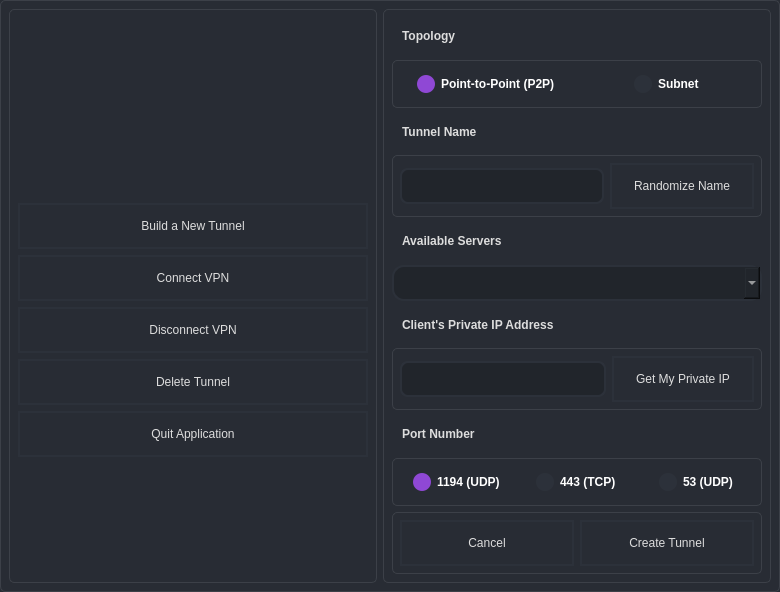
<?xml version="1.0" encoding="UTF-8"?>
<ui version="4.0">
 <class>MainWindow</class>
 <widget class="QMainWindow" name="MainWindow">
  <property name="geometry">
   <rect>
    <x>0</x>
    <y>0</y>
    <width>780</width>
    <height>592</height>
   </rect>
  </property>
  <property name="windowTitle">
   <string>Guardians of the Gateway - Tunnel Vision</string>
  </property>
  <property name="styleSheet">
   <string notr="true">/* Global QWidget settings */
QWidget {
    color: #DDD;
    font: 12pt &quot;Ubuntu&quot;;
    background-color: #282C34;
    border: 1px solid #3C4048;
    border-radius: 5px;
    padding: 7px;
}

/* Main Window */
QMainWindow {
    border: none;
}

/* ToolTips */
QToolTip {
    color: #FFF;
    background-color: #3C4048;
    border: 1px solid #8F48D5;
    border-radius: 5px;
    padding: 7px;
}

/* PushButton */
QPushButton {
    border: 2px solid #2C313A;
    background-color: transparent;
    padding: 14px 22px;
    border-radius: 25px;
    outline: none;
}

QPushButton:hover {
    background-color: #3C4048;
    border: 2px solid #8F48D5;
    color: #FFF;
}

QPushButton:pressed {
    background-color: #8F48D5;
    color: #FFF;
}

/* Labels */
QLabel {
    color: #DDD;
    border: none;
    font: bold;
}

/* RadioButton */
QRadioButton {
    color: #FFF;
    font: bold;
    border: none;
}

QRadioButton::indicator {
    width: 18px;
    height: 18px;
    border-radius: 9px;
}

QRadioButton::indicator:unchecked {
    background-color: #2C313A;
}

QRadioButton::indicator:checked {
    background-color: #8F48D5;
}

QRadioButton::indicator:hover {
    background-color: #3C4048;
}

/* QLineEdit */
QLineEdit {
    background-color: #21252B;
    border: 2px solid #2C313A;
    color: #DDD;
    padding: 8px;
    border-radius: 8px;
}

QLineEdit:hover {
    border: 2px solid #8F48D5;
}

/* ComboBox */
QComboBox {
    background-color: #21252B;
    border: 2px solid #2C313A;
    border-radius: 12px;
    padding: 8px;
    padding-left: 10px;
}

QComboBox:hover {
    border: 2px solid #8F48D5;
}

QComboBox::drop-down {
    subcontrol-origin: padding;
    subcontrol-position: top right;
    width: 25px;
    border-left-width: 3px;
    border-left-color: rgba(39, 44, 54, 150);
    border-left-style: solid;
    border-top-right-radius: 3px;
    border-bottom-right-radius: 3px;
    background-image: url(&quot;resources/ui/icons/arrow-down.svg&quot;);
    background-position: center;
    background-repeat: no-repeat;
}

QComboBox QAbstractItemView {
    color: #DDD;
    background-color: #21252B;
    padding: 10px;
    selection-background-color: #8F48D5;
}
</string>
  </property>
  <widget class="QWidget" name="centralwidget">
   <layout class="QHBoxLayout" name="horizontalLayout">
    <item>
     <widget class="QWidget" name="wgtMainMenu" native="true">
      <layout class="QVBoxLayout" name="verticalLayout">
       <item alignment="Qt::AlignHCenter">
        <widget class="QLabel" name="lblConnectionStatus">
         <property name="text">
          <string/>
         </property>
        </widget>
       </item>
       <item alignment="Qt::AlignHCenter">
        <widget class="QLabel" name="lblLogo">
         <property name="text">
          <string/>
         </property>
         <property name="scaledContents">
          <bool>true</bool>
         </property>
        </widget>
       </item>
       <item>
        <spacer name="verticalSpacer">
         <property name="orientation">
          <enum>Qt::Vertical</enum>
         </property>
         <property name="sizeHint" stdset="0">
          <size>
           <width>20</width>
           <height>40</height>
          </size>
         </property>
        </spacer>
       </item>
       <item alignment="Qt::AlignHCenter">
        <widget class="QPushButton" name="btnBuildNewTunnel">
         <property name="minimumSize">
          <size>
           <width>350</width>
           <height>0</height>
          </size>
         </property>
         <property name="maximumSize">
          <size>
           <width>350</width>
           <height>16777215</height>
          </size>
         </property>
         <property name="text">
          <string>Build a New Tunnel</string>
         </property>
        </widget>
       </item>
       <item alignment="Qt::AlignHCenter">
        <widget class="QPushButton" name="btnConnectVPN">
         <property name="minimumSize">
          <size>
           <width>350</width>
           <height>0</height>
          </size>
         </property>
         <property name="maximumSize">
          <size>
           <width>350</width>
           <height>16777215</height>
          </size>
         </property>
         <property name="text">
          <string>Connect VPN</string>
         </property>
        </widget>
       </item>
       <item alignment="Qt::AlignHCenter">
        <widget class="QPushButton" name="btnDisconnectVPN">
         <property name="minimumSize">
          <size>
           <width>350</width>
           <height>0</height>
          </size>
         </property>
         <property name="maximumSize">
          <size>
           <width>350</width>
           <height>16777215</height>
          </size>
         </property>
         <property name="text">
          <string>Disconnect VPN</string>
         </property>
        </widget>
       </item>
       <item alignment="Qt::AlignHCenter">
        <widget class="QPushButton" name="btnDeleteTunnel">
         <property name="minimumSize">
          <size>
           <width>350</width>
           <height>0</height>
          </size>
         </property>
         <property name="maximumSize">
          <size>
           <width>350</width>
           <height>16777215</height>
          </size>
         </property>
         <property name="text">
          <string>Delete Tunnel</string>
         </property>
        </widget>
       </item>
       <item alignment="Qt::AlignHCenter">
        <widget class="QPushButton" name="btnQuitApplication">
         <property name="minimumSize">
          <size>
           <width>350</width>
           <height>0</height>
          </size>
         </property>
         <property name="maximumSize">
          <size>
           <width>350</width>
           <height>16777215</height>
          </size>
         </property>
         <property name="text">
          <string>Quit Application</string>
         </property>
        </widget>
       </item>
       <item>
        <spacer name="verticalSpacer_2">
         <property name="orientation">
          <enum>Qt::Vertical</enum>
         </property>
         <property name="sizeHint" stdset="0">
          <size>
           <width>20</width>
           <height>40</height>
          </size>
         </property>
        </spacer>
       </item>
      </layout>
     </widget>
    </item>
    <item>
     <widget class="QWidget" name="wgtConfiguration" native="true">
      <layout class="QVBoxLayout" name="verticalLayout_2">
       <item>
        <widget class="QLabel" name="lblTopology">
         <property name="text">
          <string>Topology</string>
         </property>
        </widget>
       </item>
       <item alignment="Qt::AlignTop">
        <widget class="QFrame" name="frmTopology">
         <property name="frameShape">
          <enum>QFrame::NoFrame</enum>
         </property>
         <property name="frameShadow">
          <enum>QFrame::Raised</enum>
         </property>
         <layout class="QHBoxLayout" name="horizontalLayout_2">
          <property name="leftMargin">
           <number>0</number>
          </property>
          <property name="topMargin">
           <number>0</number>
          </property>
          <property name="rightMargin">
           <number>0</number>
          </property>
          <property name="bottomMargin">
           <number>0</number>
          </property>
          <item alignment="Qt::AlignHCenter">
           <widget class="QRadioButton" name="radP2P">
            <property name="toolTip">
             <string>Best for direct connections between two systems. Low-latency
                                                        but less flexible.
                                                    </string>
            </property>
            <property name="text">
             <string>Point-to-Point (P2P)</string>
            </property>
            <property name="checked">
             <bool>true</bool>
            </property>
           </widget>
          </item>
          <item alignment="Qt::AlignHCenter">
           <widget class="QRadioButton" name="radSubnet">
            <property name="toolTip">
             <string>Ideal for multiple connections through a single server. More
                                                        flexible but higher latency.
                                                    </string>
            </property>
            <property name="text">
             <string>Subnet</string>
            </property>
           </widget>
          </item>
         </layout>
        </widget>
       </item>
       <item>
        <widget class="QLabel" name="lblTunnelName">
         <property name="text">
          <string>Tunnel Name</string>
         </property>
        </widget>
       </item>
       <item>
        <widget class="QFrame" name="frmTunnelName">
         <property name="frameShape">
          <enum>QFrame::NoFrame</enum>
         </property>
         <property name="frameShadow">
          <enum>QFrame::Raised</enum>
         </property>
         <layout class="QHBoxLayout" name="horizontalLayout_6">
          <property name="leftMargin">
           <number>0</number>
          </property>
          <property name="topMargin">
           <number>0</number>
          </property>
          <property name="rightMargin">
           <number>0</number>
          </property>
          <property name="bottomMargin">
           <number>0</number>
          </property>
          <item>
           <widget class="QLineEdit" name="txtTunnelName"/>
          </item>
          <item>
           <widget class="QPushButton" name="btnRandomizeName">
            <property name="text">
             <string>Randomize Name</string>
            </property>
           </widget>
          </item>
         </layout>
        </widget>
       </item>
       <item>
        <widget class="QLabel" name="lblAvailableServers">
         <property name="text">
          <string>Available Servers</string>
         </property>
        </widget>
       </item>
       <item>
        <widget class="QComboBox" name="cmbAvailableServers">
         <property name="currentIndex">
          <number>-1</number>
         </property>
         <item>
          <property name="text">
           <string>Bangalore (blr1)</string>
          </property>
         </item>
         <item>
          <property name="text">
           <string>Frankfurt (fra1)</string>
          </property>
         </item>
         <item>
          <property name="text">
           <string>London (lon1)</string>
          </property>
         </item>
         <item>
          <property name="text">
           <string>New York (nyc1)</string>
          </property>
         </item>
         <item>
          <property name="text">
           <string>San Francisco (sfo3)</string>
          </property>
         </item>
        </widget>
       </item>
       <item>
        <widget class="QLabel" name="lblClientPrivateIP">
         <property name="text">
          <string>Client's Private IP Address</string>
         </property>
        </widget>
       </item>
       <item>
        <widget class="QFrame" name="frmClientPrivateIP">
         <property name="frameShape">
          <enum>QFrame::NoFrame</enum>
         </property>
         <property name="frameShadow">
          <enum>QFrame::Raised</enum>
         </property>
         <layout class="QHBoxLayout" name="horizontalLayout_3">
          <property name="leftMargin">
           <number>0</number>
          </property>
          <property name="topMargin">
           <number>0</number>
          </property>
          <property name="rightMargin">
           <number>0</number>
          </property>
          <property name="bottomMargin">
           <number>0</number>
          </property>
          <item>
           <widget class="QLineEdit" name="txtClientPrivateIP"/>
          </item>
          <item>
           <widget class="QPushButton" name="btnGetPrivateIP">
            <property name="text">
             <string>Get My Private IP</string>
            </property>
           </widget>
          </item>
         </layout>
        </widget>
       </item>
       <item>
        <widget class="QLabel" name="lblPortNumber">
         <property name="text">
          <string>Port Number</string>
         </property>
        </widget>
       </item>
       <item>
        <widget class="QFrame" name="frmPortNumber">
         <property name="frameShape">
          <enum>QFrame::NoFrame</enum>
         </property>
         <property name="frameShadow">
          <enum>QFrame::Raised</enum>
         </property>
         <layout class="QHBoxLayout" name="horizontalLayout_4">
          <property name="leftMargin">
           <number>0</number>
          </property>
          <property name="topMargin">
           <number>0</number>
          </property>
          <property name="rightMargin">
           <number>0</number>
          </property>
          <property name="bottomMargin">
           <number>0</number>
          </property>
          <item alignment="Qt::AlignHCenter">
           <widget class="QRadioButton" name="rad1194UDP">
            <property name="toolTip">
             <string>Official IANA port for OpenVPN. UDP is faster and uses fewer
                                                        resources than TCP.
                                                    </string>
            </property>
            <property name="text">
             <string>1194 (UDP)</string>
            </property>
            <property name="checked">
             <bool>true</bool>
            </property>
           </widget>
          </item>
          <item alignment="Qt::AlignHCenter">
           <widget class="QRadioButton" name="rad443TCP">
            <property name="toolTip">
             <string>Standard HTTPS port. Using TCP 443 masks VPN traffic as web
                                                        traffic, useful for bypassing VPN blocks.
                                                    </string>
            </property>
            <property name="text">
             <string>443 (TCP)</string>
            </property>
           </widget>
          </item>
          <item alignment="Qt::AlignHCenter">
           <widget class="QRadioButton" name="rad53UDP">
            <property name="toolTip">
             <string>Standard DNS port. Using UDP 53 mimics DNS traffic, aiding
                                                        in bypassing restrictions but risks flagging in monitored
                                                        networks.
                                                    </string>
            </property>
            <property name="text">
             <string>53 (UDP)</string>
            </property>
           </widget>
          </item>
         </layout>
        </widget>
       </item>
       <item>
        <widget class="QFrame" name="frmActions">
         <property name="frameShape">
          <enum>QFrame::NoFrame</enum>
         </property>
         <property name="frameShadow">
          <enum>QFrame::Raised</enum>
         </property>
         <layout class="QHBoxLayout" name="horizontalLayout_5">
          <property name="leftMargin">
           <number>0</number>
          </property>
          <property name="topMargin">
           <number>0</number>
          </property>
          <property name="rightMargin">
           <number>0</number>
          </property>
          <property name="bottomMargin">
           <number>0</number>
          </property>
          <item>
           <widget class="QPushButton" name="btnStartOver">
            <property name="text">
             <string>Cancel</string>
            </property>
           </widget>
          </item>
          <item>
           <widget class="QPushButton" name="btnCreateTunnel">
            <property name="text">
             <string>Create Tunnel</string>
            </property>
           </widget>
          </item>
         </layout>
        </widget>
       </item>
      </layout>
     </widget>
    </item>
   </layout>
  </widget>
 </widget>
 <resources/>
 <connections/>
</ui>
